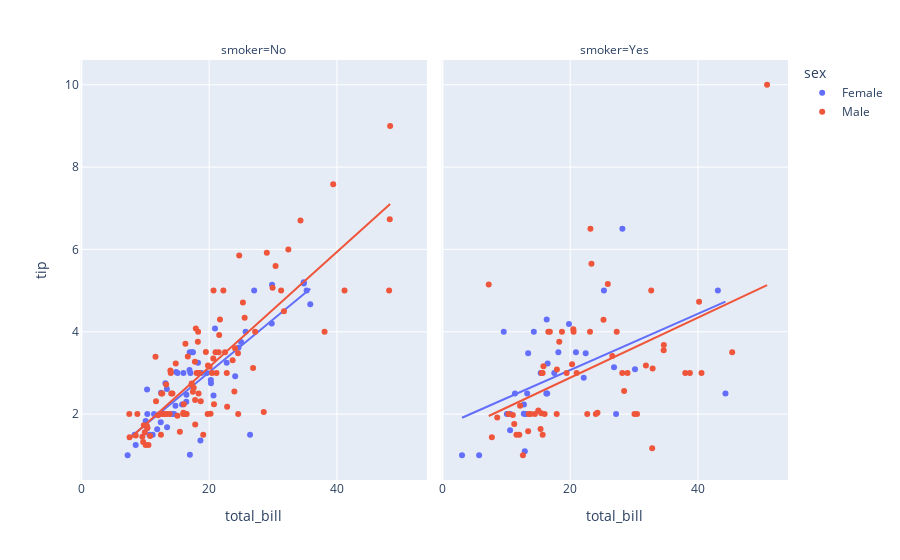

The notebook cell this image was saved under:
### Markdown cell above
## A heading

Plain text

[A link](https://somewhere.com)

### Code cell
import plotly.express as px

df = px.data.tips()
fig = px.scatter(
    df, x="total_bill", y="tip", facet_col="smoker", color="sex", trendline="ols"
)
fig.show()

results = px.get_trendline_results(fig)
print(results)

results.query("sex == 'Male' and smoker == 'Yes'").px_fit_results.iloc[0].summary()
